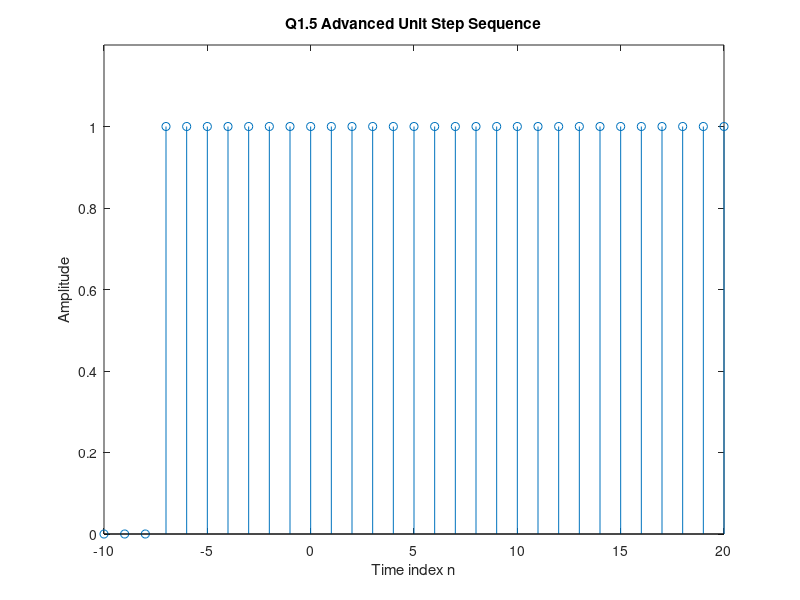

This chart was generated by the following MATLAB code:
% Program Q1_5
% Generation of an Advanced Unit Step Sequence
clf;
% Generate a vector from -10 to 20
n = -10:20;
% Generate the Advanced unit step sequence
sd = [zeros(1,3) ones(1,28)];
% Plot the Advanced unit step sequence
stem(n,sd);
xlabel('Time index n');ylabel('Amplitude');
title('Q1.5 Advanced Unit Step Sequence');
axis([-10 20 0 1.2]);